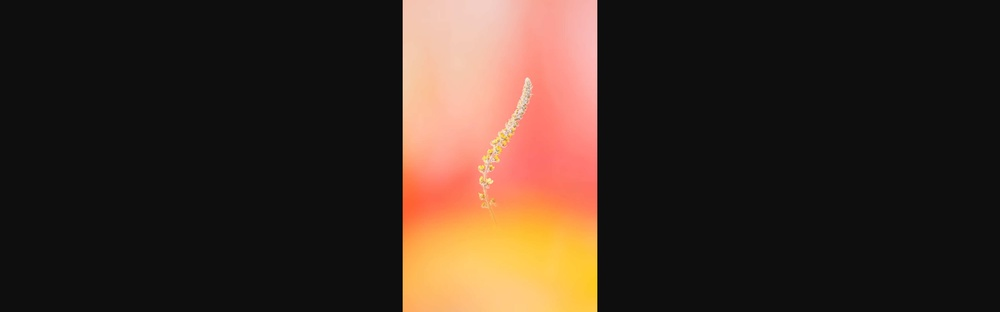
#> input picture images/1.jpg, 1000 x 312 px, shrunk from 6000 x 1875 before the run
$ jupyter execute Kmeans.ipynb
#> lines starting #> are read from the running program, lines starting #| are printed output that depends on the picture
[cell 1]
from matplotlib import image as img
import matplotlib.pyplot as plt
import pandas as pd

image = img.imread('./images/1.jpg')
#> image is the input picture: shape (312, 1000, 3); mean R, G, B 60.3, 44.4, 35.2
df = pd.DataFrame()
df['r']=pd.Series(image[:,:,0].flatten())
df['g']=pd.Series(image[:,:,1].flatten())
df['b']=pd.Series(image[:,:,2].flatten())

from scipy.cluster.vq import whiten
df['r_whiten'] = whiten(df['r'])
df['g_whiten'] = whiten(df['g'])
df['b_whiten'] = whiten(df['b'])

from scipy.cluster.vq import kmeans
cluster_centers, distortion = kmeans(df[['r_whiten', 'g_whiten', 'b_whiten']], 5)

r_std, g_std, b_std = df[['r', 'g', 'b']].std()
colors=[]
for color in cluster_centers:
    sr, sg, sb = color
    colors.append((int(sr*r_std), int(sg*g_std), int(sb*b_std)))
plt.imshow([colors])
plt.show()
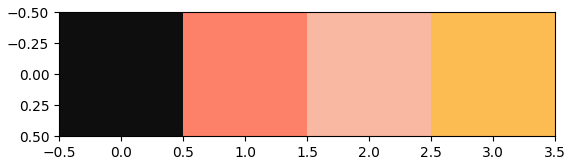
#> figure drawn by matplotlib, 1 panel

[cell 2]
import matplotlib.pyplot as plt
from sklearn.cluster import KMeans
import cv2
from matplotlib import image as img

image = img.imread('./images/1.jpg')
pixels = image.reshape(-1, 3)
# Perform k-means clustering to extract the dominant colors
kmeans = KMeans(n_clusters=5, random_state=0).fit(pixels)
centers = kmeans.cluster_centers_
#> centers = [[14.22, 14.1, 14.04], [253.2, 130, 105.3], [249.1, 183.7, 164.4], [254, 185.5, 69.78], [253.5, 196.8, 110.3]]

colors = []
for color in centers:
    colors.append((int(color[0]), int(color[1]), int(color[2])))
#> this loop made 5 passes
#> after the loop, colors = [(14, 14, 14), (253, 130, 105), (249, 183, 164), (253, 185, 69), (253, 196, 110)]

[cell 3]
plt.imshow([colors])
plt.show()
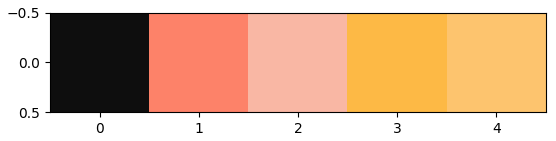
#> figure drawn by matplotlib, 1 panel

[cell 4]
import numpy as np
dominant_colors = centers[np.argsort(np.unique(kmeans.labels_, return_counts=True)[1])[::-1]]
#> dominant_colors = [[14.22, 14.1, 14.04], [249.1, 183.7, 164.4], [253.2, 130, 105.3], [254, 185.5, 69.78], [253.5, 196.8, 110.3]]
colors = []
for color in dominant_colors:
    colors.append((int(color[0]), int(color[1]), int(color[2])))
#> this loop made 5 passes
#> after the loop, colors = [(14, 14, 14), (249, 183, 164), (253, 130, 105), (253, 185, 69), (253, 196, 110)]
plt.imshow([colors])
plt.show()
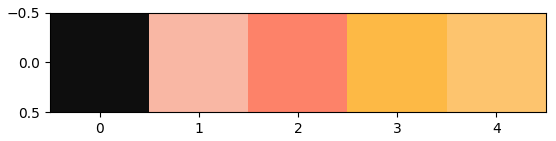
#> figure drawn by matplotlib, 1 panel

[cell 5]
colors_cb =[]
sim_matrix = np.array([[0, 0.90822864, 0.008192], [0, 1, 0], [0, 0, 1]], dtype=np.float16)
rgb_matrix = np.array(
        [[ 2.85831110e+00, -1.62870796e+00, -2.48186967e-02],
        [-2.10434776e-01,  1.15841493e+00,  3.20463334e-04],
        [-4.18895045e-02, -1.18154333e-01,  1.06888657e+00]]
        )

for color in colors:
    color_cb = np.tensordot(np.array(color).reshape((1,1,3)), sim_matrix, axes=([2], [1]))
    color_cb = np.tensordot(color_cb, rgb_matrix, axes=([2], [1]))
    colors_cb.append(color_cb.astype(np.uint8))
#> this loop made 5 passes
#> (color, color_cb) on passes 1 to 5: ((14, 14, 14), [[13.52, 13.52, 12.77]]), ((249, 183, 164), [[176.8, 176.8, 146.7]]), ((253, 130, 105), [[125.6, 125.6, 91.89]]), ((253, 185, 69), [[178.8, 178.9, 44.83]]), ((253, 196, 110), [[189.4, 189.4, 86.92]])
#> after the loop, colors_cb = [[[13, 13, 12]], [[176, 176, 146]], [[125, 125, 91]], [[178, 178, 44]], [[189, 189, 86]]]

[cell 6]
colors = []
for c in colors_cb:
    colors.append((int(c[0,0,0]), int(c[0,0,1]), int(c[0,0,2])))
#> this loop made 5 passes
#> after the loop, colors = [(13, 13, 12), (176, 176, 146), (125, 125, 91), (178, 178, 44), (189, 189, 86)]

[cell 7]
plt.imshow([colors])
plt.show()
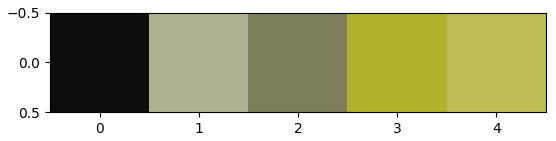
#> figure drawn by matplotlib, 1 panel
